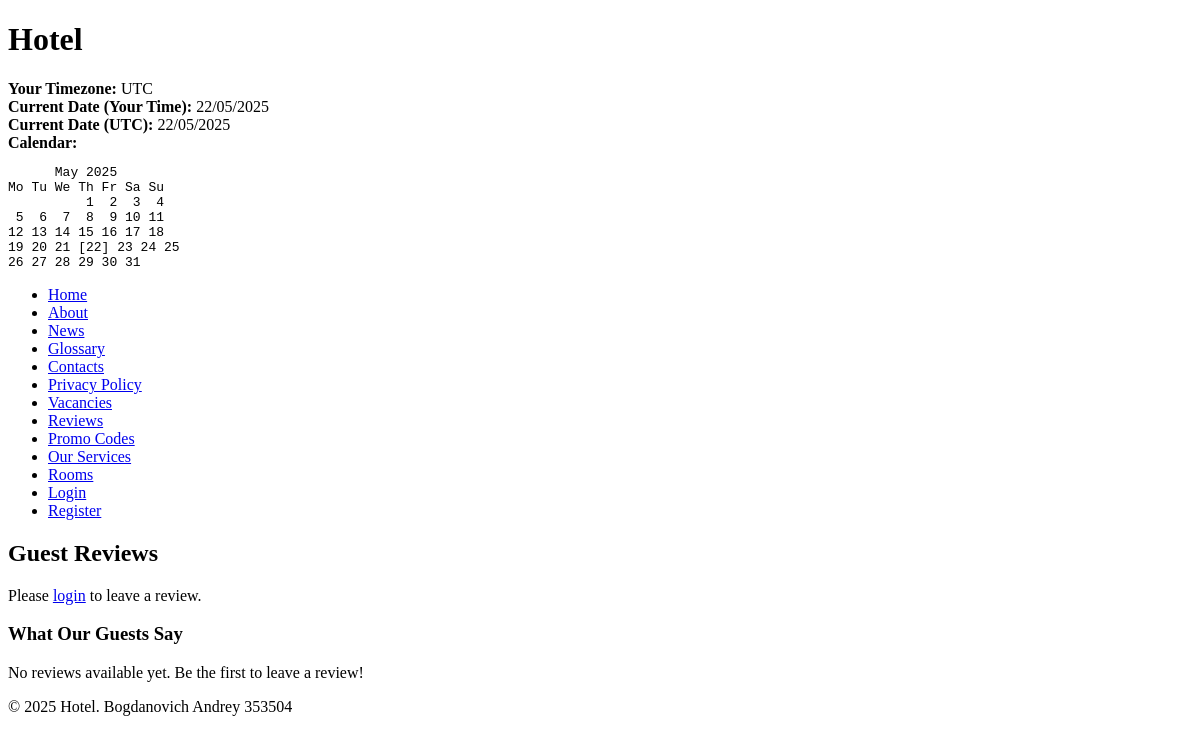
The page /reviews/ on the database as committed earlier.
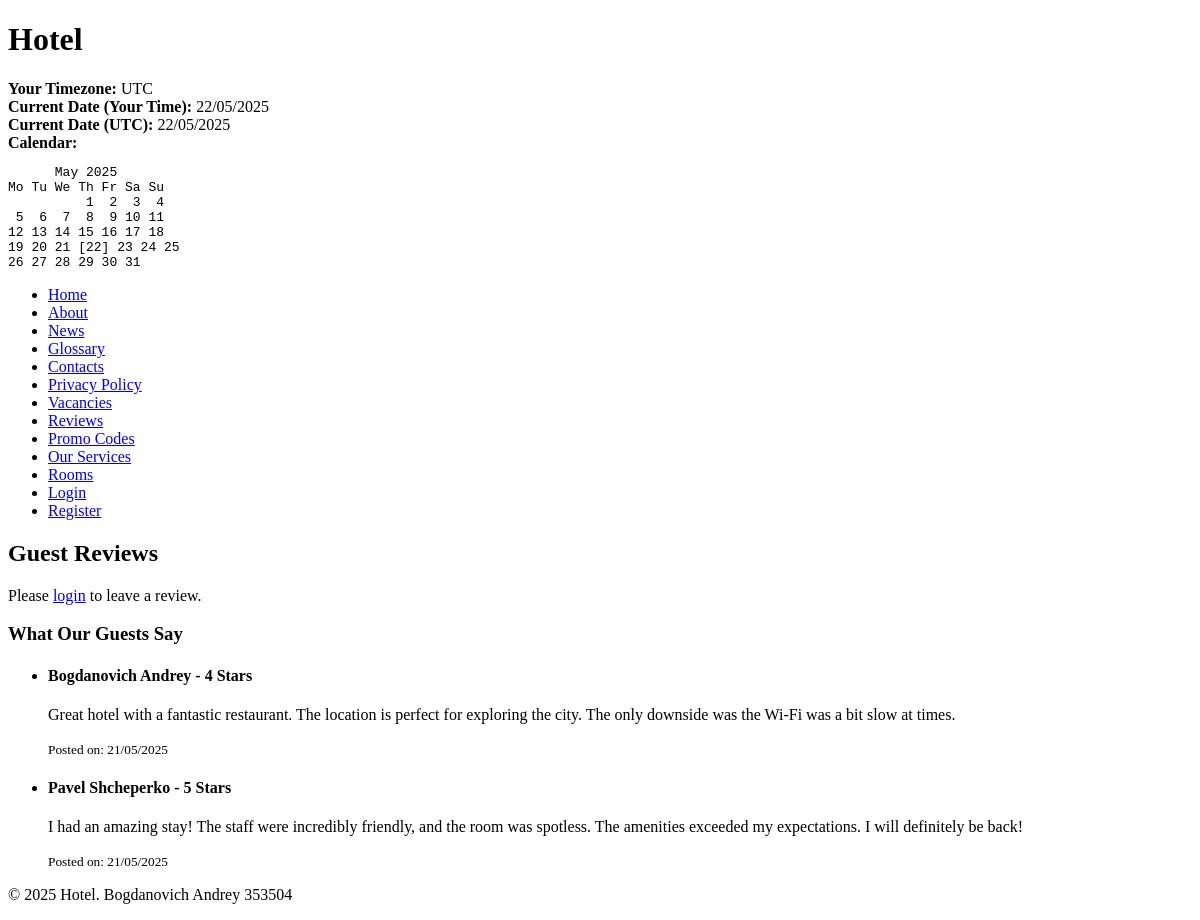
The same page on the database as committed later.
### hotel/models.py (models this page shows, shortened)
class Review(models.Model):
    RATING_CHOICES = [
        (1, '1 Star'),
        (2, '2 Stars'),
        (3, '3 Stars'),
        (4, '4 Stars'),
        (5, '5 Stars'),
    ]
    client = models.ForeignKey(Client, on_delete=models.CASCADE, related_name='reviews')
    rating = models.PositiveSmallIntegerField(choices=RATING_CHOICES)
    text = models.TextField()
    date_posted = models.DateTimeField(default=timezone.now)
    is_published = models.BooleanField(default=False)
    class Meta:
        ordering = ['-date_posted']

class Client(models.Model):
    user = models.OneToOneField(User, on_delete=models.CASCADE, blank=True, null=True)
    first_name = models.CharField(max_length=50)
    last_name = models.CharField(max_length=50)
    email = models.EmailField(unique=True)
    phone = models.CharField(max_length=15)
    address = models.TextField(blank=True, null=True)
    date_of_birth = models.DateField(null=True)
    def __str__(self):
        return f"{self.first_name} {self.last_name}"

### hotel/views.py (the view)
# urls.py: path('reviews/', views.add_review, name='reviews'),
def add_review(request):
    if request.method == 'POST':
        form = ReviewForm(request.POST)
        if form.is_valid():
            review = form.save(commit=False)
            try:
                client = request.user.client
                review.client = client
                review.is_published = False
                review.save()
                messages.success(request, "Thanks for the feedback")
                return redirect('hotel:reviews')
            except:
                messages.error(request, "Your account is not set up as a client. Please contact support.")
        else:
            messages.error(request, "Please correct the errors in the form.")
    else:
        form = ReviewForm()
    published_reviews = Review.objects.filter(is_published=True).order_by('-date_posted')
    return render(request, 'hotel/reviews.html', {
        'form': form,
        'reviews': published_reviews
    })

### hotel/templates/hotel/reviews.html (shortened to what this page needs)
{% extends "hotel/base.html" %}
{% block content %}
    <h2>Guest Reviews</h2>
    {% if user.is_authenticated %}
        <div class="review-form">
            <h3>Leave Your Review</h3>
            <form method="post">
                {% csrf_token %}
                {% if form.non_field_errors %}
                    <div class="error">
                        {% for error in form.non_field_errors %}
                            <p>{{ error }}</p>
                        {% endfor %}
                    </div>
                {% endif %}
                <div class="form-group">
                    <label for="{{ form.rating.id_for_label }}">Rating:</label>
                    {{ form.rating }}
                    {% if form.rating.errors %}
                        <div class="error">{{ form.rating.errors }}</div>
                    {% endif %}
                </div>
                <div class="form-group">
                    <label for="{{ form.text.id_for_label }}">Your Review:</label>
                    {{ form.text }}
                    {% if form.text.errors %}
                        <div class="error">{{ form.text.errors }}</div>
                    {% endif %}
                </div>
                <button type="submit">Submit Review</button>
            </form>
        </div>
    {% else %}
        <p>Please <a href="{% url 'hotel:login' %}">login</a> to leave a review.</p>
    {% endif %}
    <h3>What Our Guests Say</h3>
    {% if reviews %}
        <ul class="reviews-list">
            {% for review in reviews %}
                <li>
                    <h4>{{ review.client }} - {{ review.get_rating_display }}</h4>
                    <p>{{ review.text }}</p>
                    <p><small>Posted on: {{ review.date_posted|date:"d/m/Y" }}</small></p>
                </li>
            {% endfor %}
        </ul>
    {% else %}
        <p>No reviews available yet. Be the first to leave a review!</p>
    {% endif %}
{% endblock %}

Rows that differ between the two databases and show on the page:
added Review: client "Bogdanovich Andrey", rating "4 Stars", text "Great hotel with a fantastic restaurant. The location is perfect for exploring the city. The only downside was the Wi-Fi was a bit slow at times.", date_posted "21/05/2025"
added Review: client "Pavel Shcheperko", rating "5 Stars", text "I had an amazing stay! The staff were incredibly friendly, and the room was spotless. The amenities exceeded my expectations. I will definitely be back!", date_posted "21/05/2025"
Other text that changed with them:
text no longer shown: "No reviews available yet. Be the first to leave a review!"
